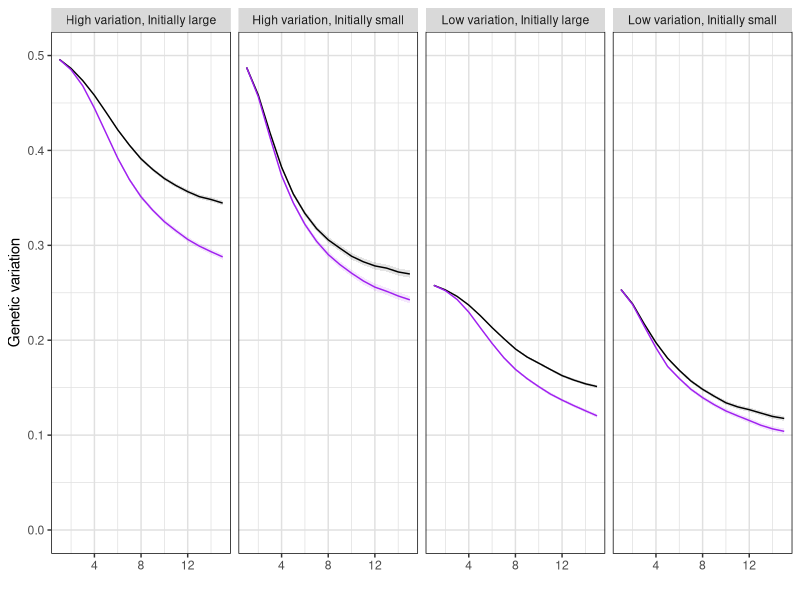
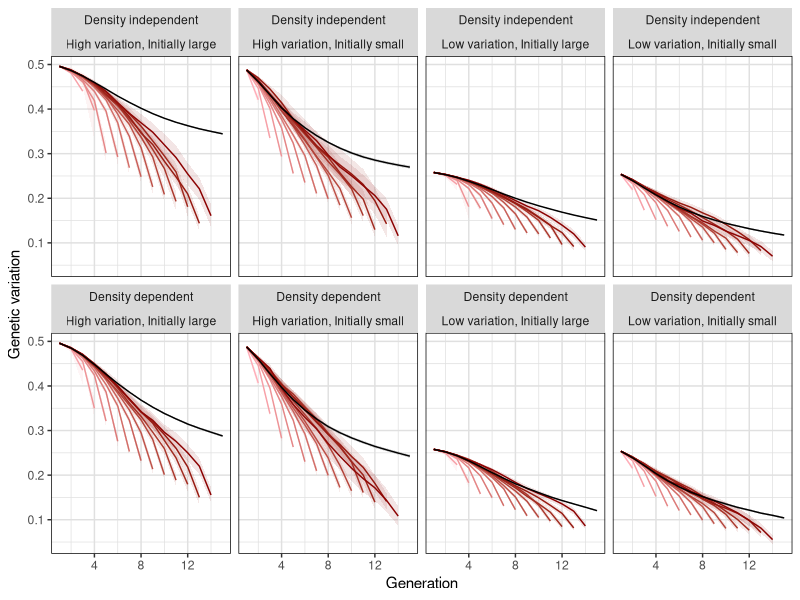

These charts were generated, in order, by the following R code: (Note: this script raises an error after producing the figures.)
### Plots associated with genetic diversity and fixation
library(ggplot2)
library(cowplot)
library(dplyr)
library(tidyr)

### Read in genetic data

# Complete pooling data (all in one curve/average)
all.g = rbind(
  read.csv('simulations/outputs/final_results/a000_hivar_gene_all.csv')  %>%
    mutate(low.var = FALSE, ndd = FALSE),
  read.csv('simulations/outputs/final_results/a035_hivar_gene_all.csv') %>%
    mutate(low.var = FALSE, ndd = TRUE),
  read.csv('simulations/outputs/final_results/a000_lowvar_gene_all.csv') %>%
    mutate(low.var = TRUE, ndd = FALSE),
  read.csv('simulations/outputs/final_results/a035_lowvar_gene_all.csv') %>%
    mutate(low.var = TRUE, ndd = TRUE)
) %>%
  mutate(n.pop0 = factor(n.pop0, labels = c('Initially small', 'Initially large')),
         low.var = factor(low.var, labels = c('High variation', 'Low variation')),
         ndd = factor(ndd, labels = c('Density independent', 'Density dependent')))

# Pooling by extinct/extant

ext.g = rbind(
  read.csv('simulations/outputs/final_results/a000_hivar_gene_ext.csv')  %>%
    mutate(low.var = FALSE, ndd = FALSE),
  read.csv('simulations/outputs/final_results/a035_hivar_gene_ext.csv') %>%
    mutate(low.var = FALSE, ndd = TRUE),
  read.csv('simulations/outputs/final_results/a000_lowvar_gene_ext.csv') %>%
    mutate(low.var = TRUE, ndd = FALSE),
  read.csv('simulations/outputs/final_results/a035_lowvar_gene_ext.csv') %>%
    mutate(low.var = TRUE, ndd = TRUE)
) %>%
  mutate(n.pop0 = factor(n.pop0, labels = c('Initially small', 'Initially large')),
         low.var = factor(low.var, labels = c('High variation', 'Low variation')),
         ndd = factor(ndd, labels = c('Density independent', 'Density dependent')))

# Pooling by extant/extinct generation

gen.g = rbind(
  read.csv('simulations/outputs/final_results/a000_hivar_gene_gen.csv')  %>%
    mutate(low.var = FALSE, ndd = FALSE),
  read.csv('simulations/outputs/final_results/a035_hivar_gene_gen.csv') %>%
    mutate(low.var = FALSE, ndd = TRUE),
  read.csv('simulations/outputs/final_results/a000_lowvar_gene_gen.csv') %>%
    mutate(low.var = TRUE, ndd = FALSE),
  read.csv('simulations/outputs/final_results/a035_lowvar_gene_gen.csv') %>%
    mutate(low.var = TRUE, ndd = TRUE)
) %>%
  mutate(n.pop0 = factor(n.pop0, labels = c('Initially small', 'Initially large')),
         low.var = factor(low.var, labels = c('High variation', 'Low variation')),
         ndd = factor(ndd, labels = c('Density independent', 'Density dependent')))


### Genetic variation plot

comp.pool.plot = all.g %>%
  ggplot(aes(x = gen)) +
  geom_line(
    aes(
      y = vbar,
      group = interaction(n.pop0, low.var, ndd),
      colour = ndd
    )
  ) +
  geom_ribbon(
    aes(
      ymin = vbar - 2 * sqrt(vvar / n),
      ymax = vbar + 2 * sqrt(vvar / n),
      group = interaction(n.pop0, low.var, ndd),
      fill = ndd
    ),
    alpha = 0.1
  ) +
  scale_y_continuous(limits = c(0, 0.5)) +
  scale_fill_manual(values = c('black', 'purple')) +
  scale_colour_manual(values = c('black', 'purple')) +
  guides(colour = guide_legend("Growth form", nrow = 1),
         fill = guide_legend("Growth form", nrow = 1)) +
  labs(x = '', y = 'Genetic variation') +
  facet_wrap( ~ paste(low.var, n.pop0, sep = ', '), ncol = 4) +
  theme(panel.background = element_rect(fill = 'white'),
        panel.grid = element_line(colour = 'gray88'),
        panel.border = element_rect(fill = NA),
        legend.position = 'none')

comp.pool.plot

gent.pool.plot = gen.g %>%
  ggplot(aes(x = gen)) +
  geom_line(
    data = . %>% filter(ext.gen < 15),
    aes(
      y = vbar,
      group = interaction(n.pop0, low.var, ndd, ext.gen),
      colour = ext.gen
    )
  ) +
  geom_ribbon(
    data = . %>% filter(ext.gen < 15),
    aes(
      ymin = vbar - 2 * sqrt(vvar / n),
      ymax = vbar + 2 * sqrt(vvar / n),
      group = interaction(n.pop0, low.var, ndd, ext.gen),
      fill = ext.gen
    ),
    alpha = 0.1
  ) +
  geom_line(
    data = . %>% filter(ext.gen %in% 15),
    aes(
      y = vbar,
      group = interaction(n.pop0, low.var, ndd)
    ),
    colour = 'black'
  )  +
  geom_ribbon(
    data = . %>% filter(ext.gen %in% 15),
    aes(
      ymin = vbar - 2 * sqrt(vvar / n),
      ymax = vbar + 2 * sqrt(vvar / n),
      group = interaction(n.pop0, low.var, ndd)
    ),
    fill = 'black',
    alpha = 0.1
  ) +
  scale_colour_gradient(low = 'lightpink1', high = 'darkred') +
  scale_fill_gradient(low = 'lightpink1', high = 'darkred') +
  guides(colour = guide_legend("Extinction\ngeneration"),
         fill = guide_legend('Extinction\ngeneration')) +
  labs(x = 'Generation', y = 'Genetic variation') +
  facet_wrap(ndd ~ paste(low.var, n.pop0, sep = ', '), ncol = 4) +
  theme(panel.background = element_blank(),
        panel.border = element_rect(fill = NA),
        panel.grid = element_line(colour = 'gray88'),
        legend.position = 'none')

gent.pool.plot

comb.plots = plot_grid(comp.pool.plot, NULL, gent.pool.plot, 
                       ncol = 1, rel_heights = c(1, -0.1, 2),
                       labels = c('(A)', '', '(B)'))

comb.plots %>%
  save_plot(filename = 'simulations/analysis_results/figure_drafts/draft_figs/fig_4.pdf',
            base_height = 8, base_width = 8)

### Fixation plot

# Fixation of only extant populations

ext.g %>%
  filter(!extinct) %>%
  gather(key = fixtype, value = p, p.fix.pos, p.fix.neg) %>%
  mutate(fixtype = factor(fixtype, labels = c('Negative allele', 'Positive allele'))) %>%
  ggplot(aes(x = gen)) +
  geom_line(
    aes(
      y = p,
      group = interaction(n.pop0, low.var, ndd, fixtype),
      linetype = paste(n.pop0, low.var, sep = ', '),
      colour = ndd
    )
  ) +
  scale_linetype_manual(values = c(4, 6, 2, 5)) +
  scale_colour_manual(values = c('black', 'purple')) +
  facet_wrap(~ reorder(fixtype, desc(fixtype))) +
  guides(linetype = guide_legend('', nrow = 2),
         colour = guide_legend('', nrow = 2)) +
  labs(x = 'Generation', y = 'Probability of fixation') +
  theme(panel.background = element_blank(),
        panel.border = element_rect(fill = NA),
        legend.direction = 'horizontal',
        legend.position = 'bottom',
        legend.text = element_text(size = 8),
        strip.background = element_rect(colour = 'black'),
        strip.text = element_text(size = 12)) +
  ggsave('simulations/analysis_results/figure_drafts/draft_figs/fig_5_extant.pdf',
         height = 5, width = 8)

all.g %>%
  gather(key = fixtype, value = p, p.fix.pos, p.fix.neg) %>%
  mutate(fixtype = factor(fixtype, labels = c('Negative allele', 'Positive allele'))) %>%
  ggplot(aes(x = gen)) +
  geom_line(
    aes(
      y = p,
      group = interaction(n.pop0, low.var, ndd, fixtype),
      linetype = paste(n.pop0, low.var, sep = ', '),
      colour = ndd
    )
  ) +
  # This isn't a binomial random variable... or is it?? these intervals look off.
  # geom_ribbon(
  #   aes(
  #     ymin = p - 2 * sqrt(p * (1 - p) / n),
  #     ymax = p + 2 * sqrt(p * (1 - p) / n),
  #     group = interaction(n.pop0, low.var, ndd, fixtype),
  #     linetype = paste(n.pop0, low.var, sep = ', '),
  #     fill = ndd
  #   ),
  #   alpha = 0.2
  # ) +
  scale_linetype_manual(values = c(4, 6, 2, 5)) +
  scale_colour_manual(values = c('black', 'purple')) +
  scale_fill_manual(values = c('black', 'purple')) +
  facet_wrap(~ reorder(fixtype, desc(fixtype))) +
  guides(linetype = guide_legend('', nrow = 2),
         colour = guide_legend('', nrow = 2),
         fill = guide_legend('', nrow = 2)) +
  labs(x = 'Generation', y = 'Probability of fixation') +
  theme(panel.background = element_blank(),
        panel.border = element_rect(fill = NA),
        legend.direction = 'horizontal',
        legend.position = 'bottom',
        legend.text = element_text(size = 8),
        strip.background = element_rect(colour = 'black'),
        strip.text = element_text(size = 12)) +
  ggsave('simulations/analysis_results/figure_drafts/draft_figs/fig_5.pdf',
         height = 5, width = 8)

